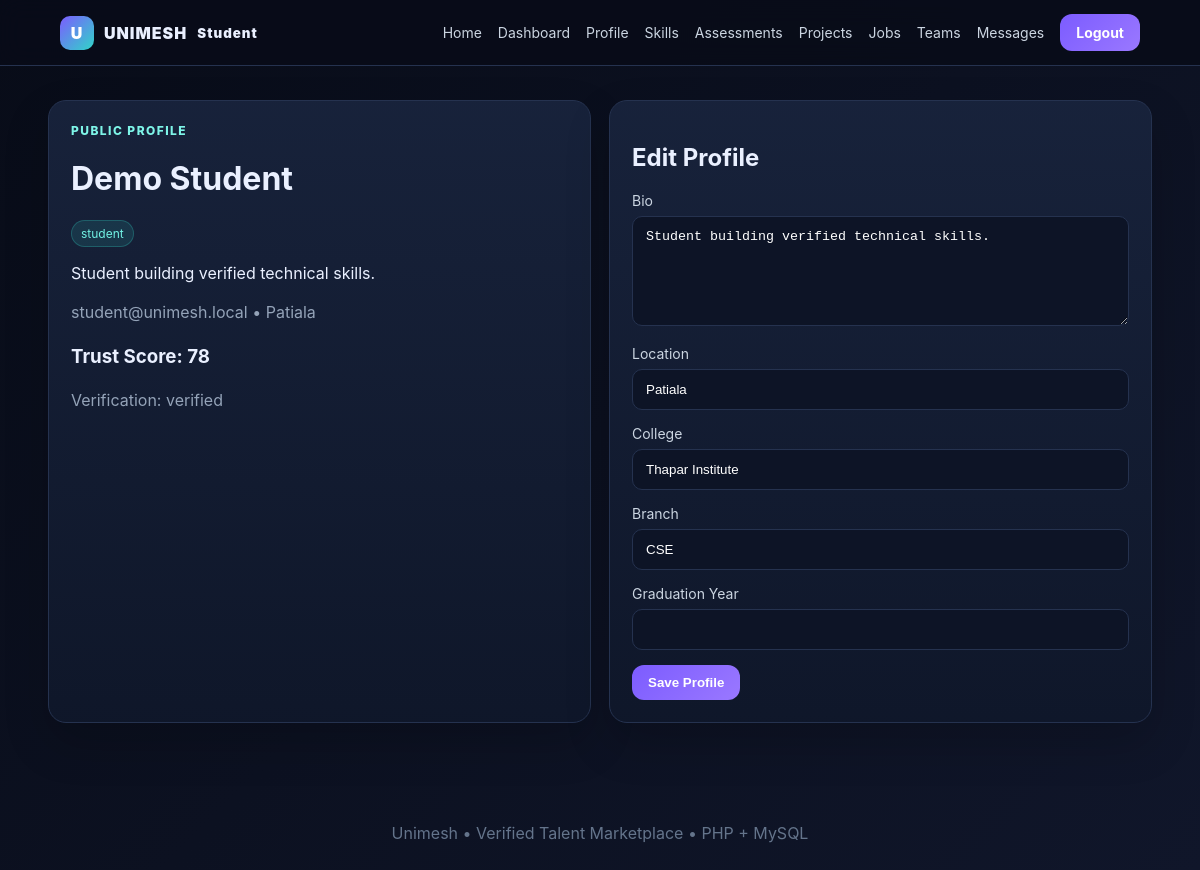
/student/profile.php (signed in), run on the app's committed database.
### tables this page shows
CREATE TABLE users (
 id INT AUTO_INCREMENT PRIMARY KEY,
 name VARCHAR(120) NOT NULL,
 email VARCHAR(190) NOT NULL UNIQUE,
 password_hash VARCHAR(255) NOT NULL,
 role ENUM('student','recruiter','team_leader','admin') NOT NULL DEFAULT 'student',
 email_verified TINYINT(1) NOT NULL DEFAULT 0,
 verification_status ENUM('pending','verified','rejected','manual_review') NOT NULL DEFAULT 'pending',
 account_status ENUM('active','suspended') NOT NULL DEFAULT 'active',
 trust_score INT NOT NULL DEFAULT 0,
 profile_photo VARCHAR(255) NULL,
 bio TEXT NULL,
 college VARCHAR(190) NULL,
 branch VARCHAR(120) NULL,
 graduation_year INT NULL,
 location VARCHAR(190) NULL,
 resume_path VARCHAR(255) NULL,
 company_name VARCHAR(190) NULL,
 company_description TEXT NULL,
 company_document VARCHAR(255) NULL,
 google_id VARCHAR(190) NULL,
 created_at TIMESTAMP DEFAULT CURRENT_TIMESTAMP,
 updated_at TIMESTAMP DEFAULT CURRENT_TIMESTAMP ON UPDATE CURRENT_TIMESTAMP
);

### student/includes/functions.php (called while the page is built, shortened)
<?php
function e($value){ return htmlspecialchars((string)$value, ENT_QUOTES, 'UTF-8'); }

### student/profile.php (the view, shortened to what this page needs)
<?php $pageTitle='Profile'; require 'config.php'; require 'includes/functions.php'; require_role('student'); $uid=user()['id'];
$stmt=$pdo->prepare('SELECT * FROM users WHERE id=?');$stmt->execute([$uid]);$u=$stmt->fetch(); include 'includes/header.php'; ?>
<div class="grid two"><div class="card"><div class="kicker">Public profile</div><h1><?=e($u['name'])?></h1><span class="badge"><?=e($u['role'])?></span><p><?=e($u['bio']?:'Add a professional bio.')?></p><p class="muted"><?=e($u['email'])?> • <?=e($u['location']?:'Location not set')?></p><h3>Trust Score: <?=e($u['trust_score'])?></h3><p class="muted">Verification: <?=e($u['verification_status'])?></p></div><div class="card"><h2>Edit Profile</h2><form method="post"><div class="form-group"><label>Bio</label><textarea name="bio"><?=e($u['bio'])?></textarea></div><div class="form-group"><label>Location</label><input name="location" value="<?=e($u['location'])?>"></div><?php if(in_array($u['role'],['student','team_leader'])):?><div class="form-group"><label>College</label><input name="college" value="<?=e($u['college'])?>"></div><div class="form-group"><label>Branch</label><input name="branch" value="<?=e($u['branch'])?>"></div><div class="form-group"><label>Graduation Year</label><input type="number" name="graduation_year" value="<?=e($u['graduation_year'])?>"></div><?php endif;?><?php if($u['role']==='recruiter'):?><div class="form-group"><label>Company Name</label><input name="company_name" value="<?=e($u['company_name'])?>"></div><div class="form-group"><label>Company Description</label><textarea name="company_description"><?=e($u['company_description'])?></textarea></div><?php endif;?><button class="btn">Save Profile</button></form></div></div>
<?php include 'includes/footer.php'; ?>

### student/assets/style.css (style rules this page uses)
:root { --bg:#0b1020;--panel:#121a2e;--panel2:#18233c;--text:#eaf0ff;--muted:#94a3b8;--brand:#7c5cff;--accent:#30d5c8;--danger:#ff637d;--border:#25324f }
* { box-sizing:border-box }
body { margin:0;font-family:Inter,system-ui,Arial;background:linear-gradient(135deg,#080c18,#10162a);color:var(--text);min-height:100vh }
.pill,.btn { background:linear-gradient(135deg,var(--brand),#9a78ff);padding:10px 16px;border-radius:12px;color:white!important;border:0;cursor:pointer;font-weight:700 }
.hero p,.muted { color:var(--muted);line-height:1.7 }
.hero-card,.card { background:linear-gradient(180deg,rgba(24,35,60,.95),rgba(15,23,42,.95));border:1px solid var(--border);border-radius:18px;padding:22px;box-shadow:0 20px 45px rgba(0,0,0,.18) }
.grid { display:grid;grid-template-columns:repeat(3,1fr);gap:18px }
.grid.two { grid-template-columns:repeat(2,1fr) }
.badge { display:inline-block;padding:5px 9px;border-radius:999px;background:rgba(48,213,200,.12);color:#72f2e5;border:1px solid rgba(48,213,200,.25);font-size:12px }
.form-group { margin:15px 0 }
.form-group label { display:block;margin-bottom:7px;color:#cbd5e1;font-size:14px }
.form-group input,.form-group select,.form-group textarea { width:100%;padding:12px 13px;background:#0d1426;border:1px solid var(--border);border-radius:10px;color:white }
.form-group textarea { min-height:110px }
.kicker { color:#7ef5e8;font-weight:800;text-transform:uppercase;letter-spacing:.12em;font-size:12px }

### data on the page
users: name "Demo Student", role "student", bio "Student building verified technical skills.", email "student@unimesh.local", location "Patiala", trust_score "78", verification_status "verified", college "Thapar Institute", branch "CSE"
